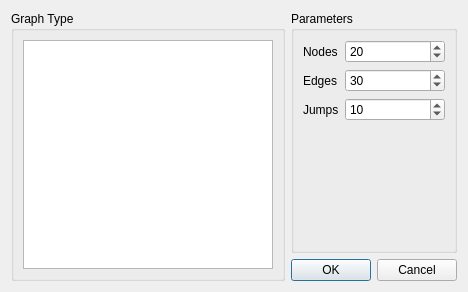
<?xml version="1.0" encoding="UTF-8"?>
<ui version="4.0">
 <class>COGDFNewGraphDialog</class>
 <widget class="QDialog" name="COGDFNewGraphDialog">
  <property name="geometry">
   <rect>
    <x>0</x>
    <y>0</y>
    <width>468</width>
    <height>292</height>
   </rect>
  </property>
  <property name="windowTitle">
   <string>Create a Graph</string>
  </property>
  <layout class="QHBoxLayout" name="horizontalLayout">
   <item>
    <widget class="QGroupBox" name="groupBox">
     <property name="title">
      <string>Graph Type</string>
     </property>
     <layout class="QVBoxLayout" name="verticalLayout">
      <item>
       <widget class="QListWidget" name="List">
        <property name="autoScroll">
         <bool>false</bool>
        </property>
        <property name="editTriggers">
         <set>QAbstractItemView::NoEditTriggers</set>
        </property>
        <property name="showDropIndicator" stdset="0">
         <bool>false</bool>
        </property>
        <property name="defaultDropAction">
         <enum>Qt::IgnoreAction</enum>
        </property>
        <property name="uniformItemSizes">
         <bool>true</bool>
        </property>
        <property name="selectionRectVisible">
         <bool>true</bool>
        </property>
       </widget>
      </item>
     </layout>
    </widget>
   </item>
   <item>
    <layout class="QVBoxLayout" name="verticalLayout_2">
     <item>
      <widget class="QGroupBox" name="groupBox_2">
       <property name="title">
        <string>Parameters</string>
       </property>
       <layout class="QFormLayout" name="formLayout">
        <item row="0" column="0">
         <widget class="QLabel" name="label">
          <property name="text">
           <string>Nodes</string>
          </property>
         </widget>
        </item>
        <item row="0" column="1">
         <widget class="QSpinBox" name="Nodes">
          <property name="minimum">
           <number>1</number>
          </property>
          <property name="maximum">
           <number>10000</number>
          </property>
          <property name="singleStep">
           <number>10</number>
          </property>
          <property name="value">
           <number>20</number>
          </property>
         </widget>
        </item>
        <item row="1" column="0">
         <widget class="QLabel" name="label_2">
          <property name="text">
           <string>Edges</string>
          </property>
         </widget>
        </item>
        <item row="1" column="1">
         <widget class="QSpinBox" name="Edges">
          <property name="minimum">
           <number>1</number>
          </property>
          <property name="maximum">
           <number>10000</number>
          </property>
          <property name="singleStep">
           <number>10</number>
          </property>
          <property name="value">
           <number>30</number>
          </property>
         </widget>
        </item>
        <item row="2" column="0">
         <widget class="QLabel" name="label_3">
          <property name="text">
           <string>Jumps</string>
          </property>
         </widget>
        </item>
        <item row="2" column="1">
         <widget class="QSpinBox" name="Jumps">
          <property name="minimum">
           <number>1</number>
          </property>
          <property name="maximum">
           <number>10000</number>
          </property>
          <property name="singleStep">
           <number>10</number>
          </property>
          <property name="value">
           <number>10</number>
          </property>
         </widget>
        </item>
       </layout>
      </widget>
     </item>
     <item>
      <widget class="QDialogButtonBox" name="Buttons">
       <property name="orientation">
        <enum>Qt::Horizontal</enum>
       </property>
       <property name="standardButtons">
        <set>QDialogButtonBox::Cancel|QDialogButtonBox::Ok</set>
       </property>
      </widget>
     </item>
    </layout>
   </item>
  </layout>
 </widget>
 <resources/>
 <connections>
  <connection>
   <sender>Buttons</sender>
   <signal>accepted()</signal>
   <receiver>COGDFNewGraphDialog</receiver>
   <slot>accept()</slot>
   <hints>
    <hint type="sourcelabel">
     <x>248</x>
     <y>254</y>
    </hint>
    <hint type="destinationlabel">
     <x>157</x>
     <y>274</y>
    </hint>
   </hints>
  </connection>
  <connection>
   <sender>Buttons</sender>
   <signal>rejected()</signal>
   <receiver>COGDFNewGraphDialog</receiver>
   <slot>reject()</slot>
   <hints>
    <hint type="sourcelabel">
     <x>316</x>
     <y>260</y>
    </hint>
    <hint type="destinationlabel">
     <x>286</x>
     <y>274</y>
    </hint>
   </hints>
  </connection>
 </connections>
</ui>
